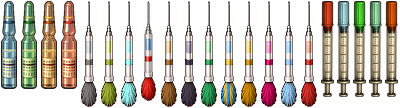
#> input picture devspace/scripts/item_atlases/sprites.png, 400 x 108 px, given in place of ig_0c8ab3e4961350c0016a3704f89d7881919d0b05af39634ada.png, which was not available
$ python create_breakneck_ampoule_texture.py
#> lines starting #> are read from the running program, lines starting #| are printed output that depends on the picture; pictures that were not available may be replaced by others from this repository, and a replacement may not be noted
from collections import deque
from pathlib import Path
from shutil import copy2

from PIL import Image, ImageFilter


ROOT = Path(__file__).resolve().parents[2]
OUT_DIR = ROOT / "devspace" / "textures" / "breakneck_ampoule"

ICON_RAW = Path(
    r"C:\Users\limanchel\.codex\generated_images\019ee6dd-b99c-7923-bdfa-a8c834c7f5d5\ig_0c8ab3e4961350c0016a3704f89d7881919d0b05af39634ada.png"
)
SPRITE_RAW = Path(
    r"C:\Users\limanchel\.codex\generated_images\019ee6dd-b99c-7923-bdfa-a8c834c7f5d5\ig_0c8ab3e4961350c0016a3705bd197c8191949d6b504d664db2.png"
)


def is_key(pixel):
    r, g, b = pixel[:3]
    return g > 145 and r < 110 and b < 130 and g > r * 1.55 and g > b * 1.45


def remove_connected_key(path):
    image = Image.open(path).convert("RGBA")
    width, height = image.size
    pixels = image.load()
    seen = bytearray(width * height)
    alpha = Image.new("L", image.size, 255)
    alpha_px = alpha.load()
    queue = deque()

    def enqueue(x, y):
        idx = y * width + x
        if not seen[idx] and is_key(pixels[x, y]):
            seen[idx] = 1
            queue.append((x, y))

    for x in range(width):
        enqueue(x, 0)
        enqueue(x, height - 1)
    for y in range(height):
        enqueue(0, y)
        enqueue(width - 1, y)

    while queue:
        x, y = queue.popleft()
        alpha_px[x, y] = 0
        if x:
            enqueue(x - 1, y)
        if x + 1 < width:
            enqueue(x + 1, y)
        if y:
            enqueue(x, y - 1)
        if y + 1 < height:
            enqueue(x, y + 1)

    alpha = alpha.filter(ImageFilter.MinFilter(3)).filter(ImageFilter.GaussianBlur(0.55))
    image.putalpha(alpha)
    return image


def crop_alpha(image, pad=8):
    bbox = image.getbbox()
    if bbox is None:
        return image
    left, top, right, bottom = bbox
    left = max(0, left - pad)
    top = max(0, top - pad)
    right = min(image.width, right + pad)
    bottom = min(image.height, bottom + pad)
    return image.crop((left, top, right, bottom))


def save_fit_canvas(image, path, canvas_size, max_size):
    image = crop_alpha(image, 4)
    scale = min(max_size[0] / image.width, max_size[1] / image.height)
    size = (max(1, round(image.width * scale)), max(1, round(image.height * scale)))
    image = image.resize(size, Image.Resampling.LANCZOS)
    canvas = Image.new("RGBA", canvas_size, (0, 0, 0, 0))
    canvas.alpha_composite(image, ((canvas_size[0] - size[0]) // 2, (canvas_size[1] - size[1]) // 2))
    canvas.save(path)


def save_tight_sprite(image, path, max_size):
    image = crop_alpha(image, 4)
    scale = min(max_size[0] / image.width, max_size[1] / image.height)
    size = (max(1, round(image.width * scale)), max(1, round(image.height * scale)))
    image = image.resize(size, Image.Resampling.LANCZOS)
    image = crop_alpha(image, 1)
    image.save(path)


def main():
    OUT_DIR.mkdir(parents=True, exist_ok=True)

    copy2(ICON_RAW, OUT_DIR / "origin.png")

    icon_source = crop_alpha(remove_connected_key(ICON_RAW), 16)
#> in remove_connected_key, image is the input picture: PIL image 400x108 RGBA; mean R, G, B, A 60.5, 54.9, 46.3, 110.3
#> in remove_connected_key, `alpha = Image.new("L", image.size, 255)`: alpha: PIL image 400x108 L; every value is 255
#> in remove_connected_key, `image.putalpha(alpha)`:
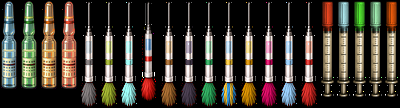
#> image: PIL image 400x108 RGBA; mean R, G, B, A 60.5, 54.9, 46.3, 255
    sprite_source = crop_alpha(remove_connected_key(SPRITE_RAW), 16)
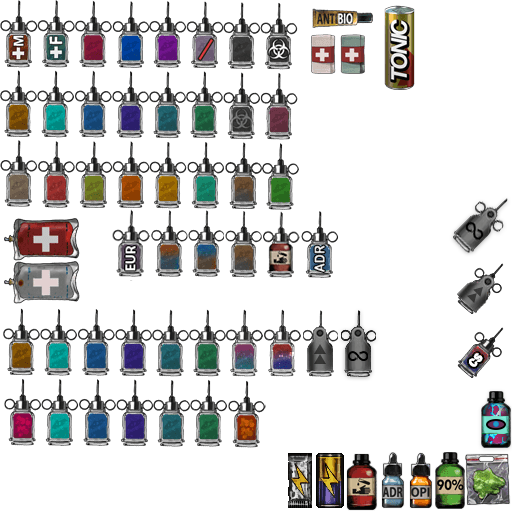
#> input picture devspace/reference/Medicines.png, 512 x 512 px, given in place of ig_0c8ab3e4961350c0016a3705bd197c8191949d6b504d664db2.png, which was not available
#> in remove_connected_key, image is the input picture: PIL image 512x512 RGBA; mean R, G, B, A 197.3, 196.8, 195.9, 73.1
#> in remove_connected_key (call 2), `alpha = Image.new("L", image.size, 255)`: alpha: PIL image 512x512 L; every value is 255
#> in remove_connected_key (call 2), `image.putalpha(alpha)`:
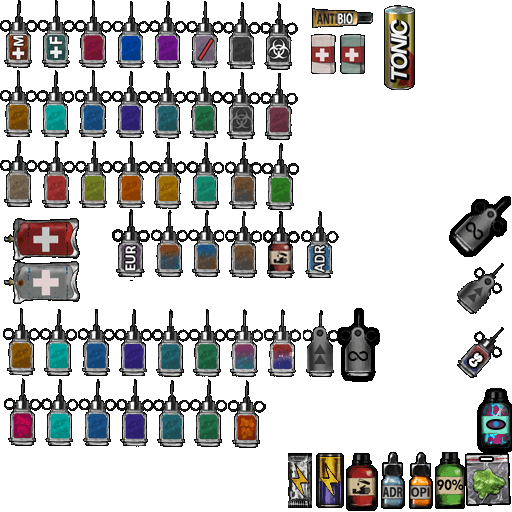
#> image: PIL image 512x512 RGBA; mean R, G, B, A 197.3, 196.8, 195.9, 255

    icon_source.save(OUT_DIR / "icon_source.png")
    sprite_source.save(OUT_DIR / "sprite_source.png")

    save_fit_canvas(icon_source, OUT_DIR / "icon.png", (64, 64), (60, 60))
#> in save_fit_canvas, `image = image.resize(size, Image.Resampling.LANCZOS)`:
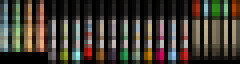
#> image: PIL image 60x16 RGBA (shown 4 times larger); mean R, G, B, A 62.9, 57.1, 48.4, 255
#> in save_fit_canvas, `canvas = Image.new("RGBA", canvas_size, (0, 0, 0, 0))`: canvas: PIL image 64x64 RGBA; every value is 0
#> in save_fit_canvas, `canvas.alpha_composite(image, ((canvas_size[0] - size[0]) // 2, (canva..`:
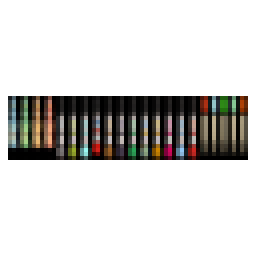
#> canvas: PIL image 64x64 RGBA (shown 4 times larger); mean R, G, B, A 14.7, 13.4, 11.3, 59.8; transparent parts drawn white
    save_tight_sprite(sprite_source, OUT_DIR / "sprite.png", (34, 60))
#> in save_tight_sprite, `image = image.resize(size, Image.Resampling.LANCZOS)`:
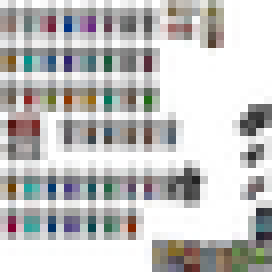
#> image: PIL image 34x34 RGBA (shown 8 times larger); mean R, G, B, A 195.7, 195.1, 194.2, 255


if __name__ == "__main__":
    main()
